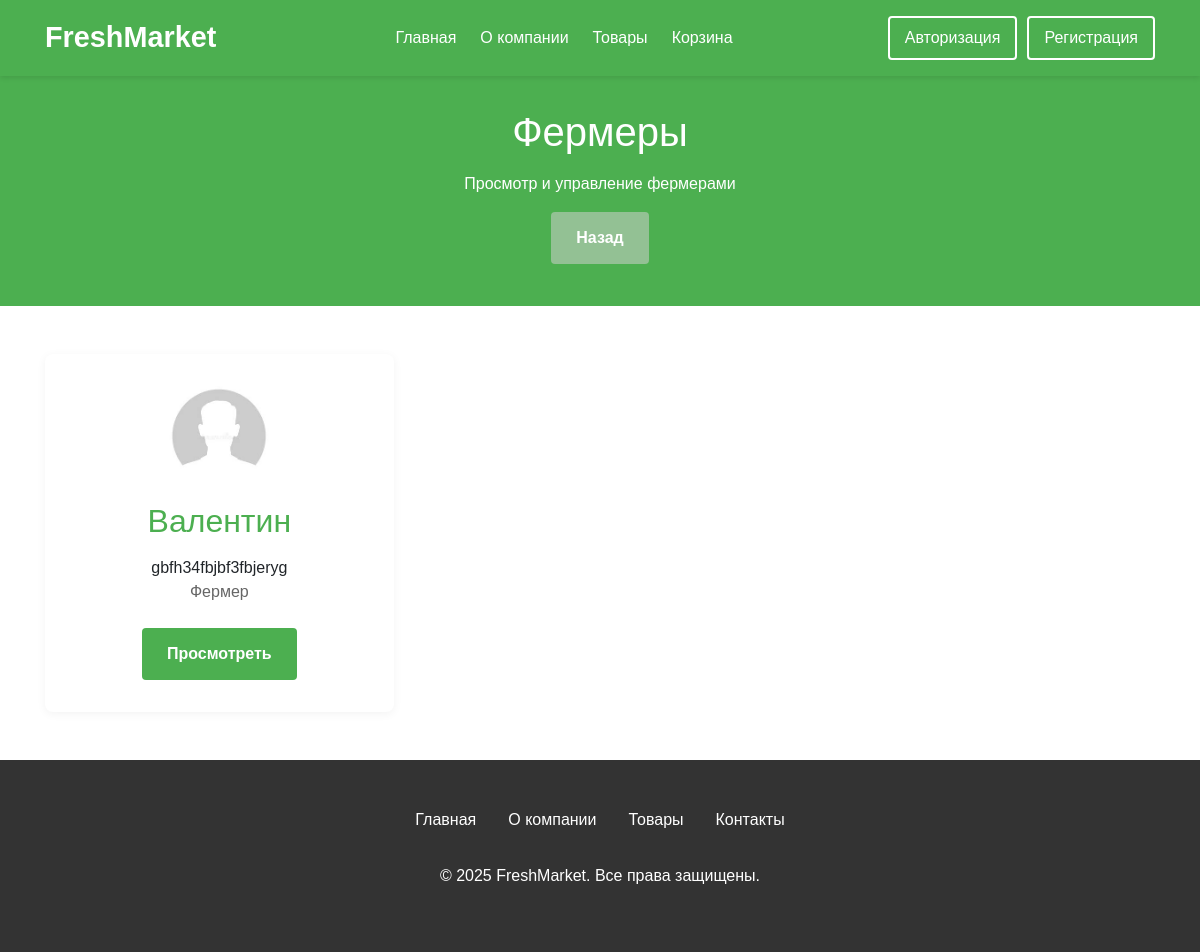
Page /admin-panel/farmer on the committed database.
### products/models.py (models this page shows, shortened)
class Farmer(models.Model):
    name = models.CharField(max_length=100, verbose_name="Имя фермера")
    contact = models.CharField(max_length=20, verbose_name="Контактный телефон")
    address = models.TextField(verbose_name="Адрес фермы")
    description = models.TextField(verbose_name="Описание хозяйства")
    photo = models.ImageField(upload_to='farmers/', default="farmers/unknown.jpg", verbose_name="Фото фермера", null=True, blank=True)
    registration_number = models.CharField(
        max_length=50,
        verbose_name="Регистрационный номер",
        unique=True,
    )
    created_at = models.DateTimeField(auto_now_add=True, verbose_name="Дата регистрации")
    def get_absolute_url(self):
        return reverse('farmer_detail', kwargs={"pk": self.pk})
    class Meta:
        verbose_name = "Фермер"
        verbose_name_plural = "Фермеры"

### products/views.py (the view)
# urls.py: path('admin-panel/farmer', views.FarmerListView.as_view(), name="farmer_list"),
class FarmerListView(ListView):
    model = models.Farmer
    template_name = 'products/admin/farmer/list.html'
    context_object_name = 'farmers'

### products/templates/products/admin/farmer/list.html (shortened to what this page needs)
{% extends 'products/base.html' %}
{% load static %}
{% block content %}
<section class="page-header">
    <div class="container">
        <h1>Фермеры</h1>
        <p>Просмотр и управление фермерами</p>
    </div>
    <a href="{% url 'admin_panel' %}" class="btn back-btn">Назад</a>
</section>
<div class="container">
    <div class="dashboard">
        {% for farmer in farmers %}
        <div class="dashboard-card">
            <img src="{{ farmer.photo.url }}" alt="{{ farmer.name }}">
            <h2 class="hidden-text">{{ farmer.name }}</h2>
            <div class="registration-number hidden-text">{{ farmer.registration_number }}</div>
            <p>Фермер</p>
            <a href="{{ farmer.get_absolute_url }}" class="btn">Просмотреть</a>
        </div>
        {% empty %}
        <p>Фермеры отсутствуют.</p>
        {% endfor %}
    </div>
</div>
{% endblock content%}

### products/static/products/css/base.css (style rules this page uses)
* { margin: 0; padding: 0; box-sizing: border-box; font-family: 'Arial', sans-serif; }
body { background-color: #f9f9f9; color: #333; display: flex; flex-direction: column; min-height: 100vh; }
.hidden-text { display: -webkit-box; -webkit-line-clamp: 2; -webkit-box-orient: vertical; overflow: hidden; text-overflow: ellipsis; }

### products/static/products/css/header.css (style rules this page uses)
.container { width: 90%; max-width: 1200px; margin: 0 auto; }

### products/templates/products/admin/farmer/list.html (style rules this page uses)
.page-header { background-color: #4CAF50; color: white; padding: 2rem 0; text-align: center; margin-bottom: 3rem; }
.page-header h1 { font-size: 2.5rem; margin-bottom: 1rem; }
.dashboard { display: grid; grid-template-columns: repeat(auto-fill, minmax(300px, 1fr)); gap: 2rem; margin-bottom: 3rem; }
.dashboard-card { background-color: white; border-radius: 8px; box-shadow: 0 2px 10px rgba(0,0,0,0.05); padding: 2rem; text-align: center; transition: transform 0.3s ease; }
.dashboard-card img { max-width: 100px; height: auto; border-radius: 8px; margin-bottom: 1rem; object-fit: contain; }
.dashboard-card h2 { margin-bottom: 1rem; color: #4CAF50; }
.dashboard-card p { color: #666; margin-bottom: 1.5rem; }
.btn { display: inline-block; background-color: #4CAF50; color: white; padding: 0.8rem 1.5rem; border-radius: 4px; text-decoration: none; font-weight: bold; transition: all 0.3s ease; }
.back-btn { background-color: #93c194; display: block; width: fit-content; margin: 10px auto; }

### rows in the picture
Farmer: photo (picture), name "Валентин", registration_number "gbfh34fbjbf3fbjeryg"
